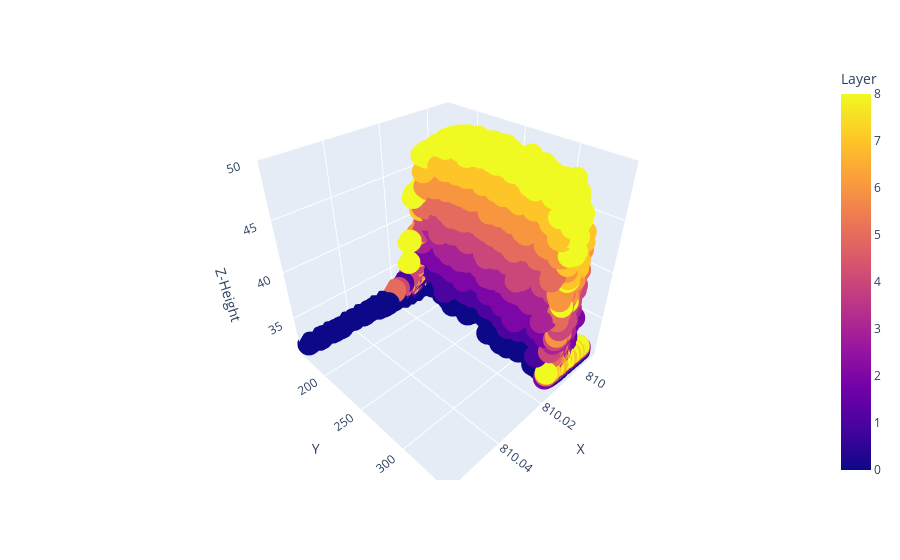
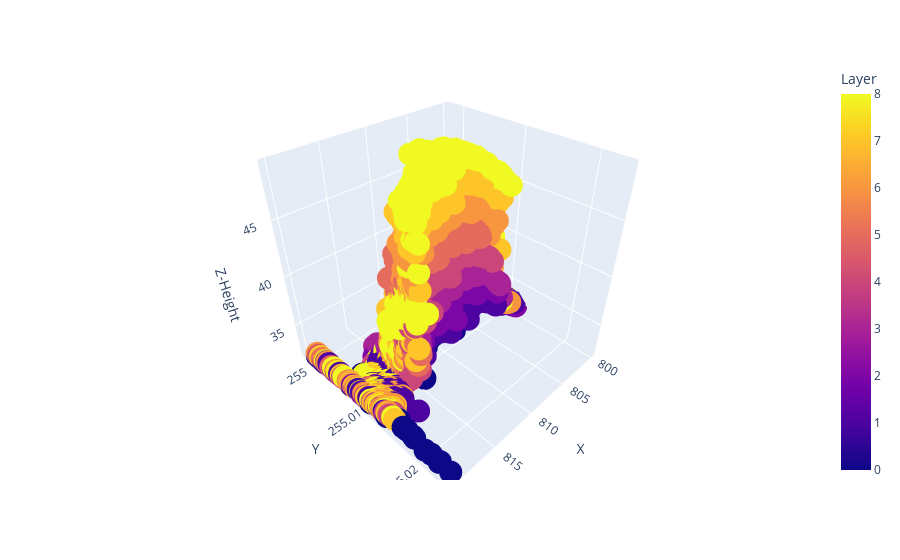

Here is the notebook cell these charts were saved with, in order:
### Code cell
wt.plot3D_plotly(df,4)
wt.plot3D_plotly(df,5)

### Figure 1 — Plotly figure (JSON) as saved in the notebook; plotly's stock layout.template omitted (floating-point values rounded to 4 significant figures; data arrays with more than 128 entries replaced by an {"elided": "..."} marker saying what was removed)
{"data": [{"hovertemplate": "X=%{x}<br>Y=%{y}<br>Z-Height=%{z}<br>Layer=%{marker.color}<extra></extra>", "legendgroup": "", "marker": {"color": {"elided": "13052 float values"}, "coloraxis": "coloraxis", "symbol": "circle"}, "mode": "markers", "name": "", "scene": "scene", "showlegend": false, "type": "scatter3d", "x": {"elided": "13052 float values"}, "y": {"elided": "13052 float values"}, "z": {"elided": "13052 float values"}}], "layout": {"coloraxis": {"colorbar": {"title": {"text": "Layer"}}, "colorscale": [[0, "#0d0887"], [0.1111, "#46039f"], [0.2222, "#7201a8"], [0.3333, "#9c179e"], [0.4444, "#bd3786"], [0.5556, "#d8576b"], [0.6667, "#ed7953"], [0.7778, "#fb9f3a"], [0.8889, "#fdca26"], [1, "#f0f921"]]}, "legend": {"tracegroupgap": 0}, "margin": {"t": 60}, "scene": {"domain": {"x": [0, 1], "y": [0, 1]}, "xaxis": {"title": {"text": "X"}}, "yaxis": {"title": {"text": "Y"}}, "zaxis": {"title": {"text": "Z-Height"}}}}}

### Figure 2 — Plotly figure (JSON) as saved in the notebook; plotly's stock layout.template omitted (floating-point values rounded to 4 significant figures; data arrays with more than 128 entries replaced by an {"elided": "..."} marker saying what was removed)
{"data": [{"hovertemplate": "X=%{x}<br>Y=%{y}<br>Z-Height=%{z}<br>Layer=%{marker.color}<extra></extra>", "legendgroup": "", "marker": {"color": {"elided": "5357 float values"}, "coloraxis": "coloraxis", "symbol": "circle"}, "mode": "markers", "name": "", "scene": "scene", "showlegend": false, "type": "scatter3d", "x": {"elided": "5357 float values"}, "y": {"elided": "5357 float values"}, "z": {"elided": "5357 float values"}}], "layout": {"coloraxis": {"colorbar": {"title": {"text": "Layer"}}, "colorscale": [[0, "#0d0887"], [0.1111, "#46039f"], [0.2222, "#7201a8"], [0.3333, "#9c179e"], [0.4444, "#bd3786"], [0.5556, "#d8576b"], [0.6667, "#ed7953"], [0.7778, "#fb9f3a"], [0.8889, "#fdca26"], [1, "#f0f921"]]}, "legend": {"tracegroupgap": 0}, "margin": {"t": 60}, "scene": {"domain": {"x": [0, 1], "y": [0, 1]}, "xaxis": {"title": {"text": "X"}}, "yaxis": {"title": {"text": "Y"}}, "zaxis": {"title": {"text": "Z-Height"}}}}}
